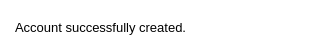
<?xml version="1.0" encoding="UTF-8"?>
<ui version="4.0">
 <class>Dialog</class>
 <widget class="QDialog" name="Dialog">
  <property name="geometry">
   <rect>
    <x>0</x>
    <y>0</y>
    <width>333</width>
    <height>52</height>
   </rect>
  </property>
  <property name="windowTitle">
   <string>Dialog</string>
  </property>
  <property name="styleSheet">
   <string notr="true">color: white;
background: white;</string>
  </property>
  <widget class="QLabel" name="label">
   <property name="geometry">
    <rect>
     <x>15</x>
     <y>7</y>
     <width>301</width>
     <height>41</height>
    </rect>
   </property>
   <property name="styleSheet">
    <string notr="true">font-size: 10pt;
color: black;</string>
   </property>
   <property name="text">
    <string>Account successfully created.</string>
   </property>
  </widget>
 </widget>
 <resources/>
 <connections/>
</ui>
